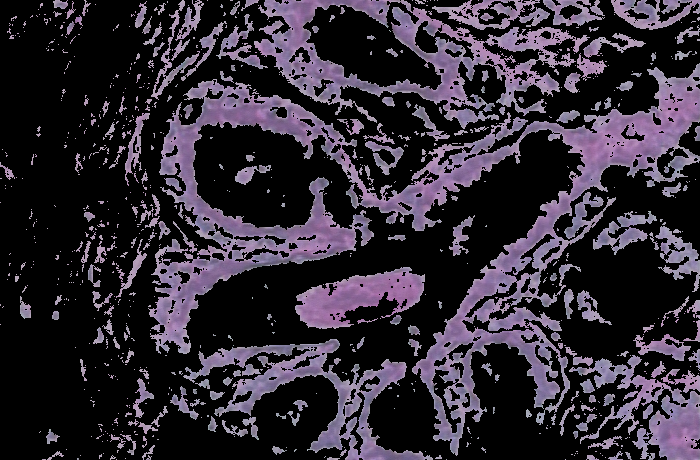
#> input picture benign/SOB/adenosis/SOB_B_A_14-22549AB/100X/SOB_B_A-14-22549AB-100-010.png, 700 x 460 px, given in place of , which was not available
$ jupyter execute --allow-errors breastcancer.ipynb   (shell and % lines are left out)   (older library calls are emulated)
#> lines starting #> are read from the running program, lines starting #| are printed output that depends on the picture; after the words box and inside, x2 and y2 are one past the last pixel; in counts of white or black regions, pixels touching at a corner belong together; pictures that were not available may be replaced by others from this repository, and a replacement may not be noted
[cell 1]
from tensorflow.keras.applications.vgg16 import VGG16
from tensorflow.keras.preprocessing import image
from tensorflow.keras.applications.vgg16 import preprocess_input
from tensorflow.keras.models import Model
import numpy as np

#> (a cell that did not finish here is left out)

[cell 3]
import cv2

img = cv2.imread('D:/breastcancer/SOB_B_A-14-22549AB-40-001/')
#> img is the input picture: shape (460, 700, 3); mean B, G, R 52.6, 42, 48.4

print('Original Dimensions : ',img.shape)
#| Original Dimensions :  (460, 700, 3)

# [13 lines of commented-out code are left out]

[cell 4]
img_path='D:/breastcancer/SOB_B_A-14-22549AB-40-001.png'

#> (the rest of this cell did not finish here and is left out)

[cell 5]
import os
import numpy as np
import pandas as pd

import tensorflow as tf
import tensorflow_hub as hub
from tensorflow.keras import layers
from tensorflow.keras.models import Model
import tensorflow_addons as tfa

from sklearn.metrics import *
import scikitplot as skplt

from functools import partial
# import albumentations as A
import matplotlib.pyplot as plt
import seaborn as sns

#> (a cell that did not finish here is left out)

#> (a cell that did not finish here is left out)

#> (a cell that did not finish here is left out)

[cell 9]
#Fuzzy K means

[cell 10]
""" Image Segmentation """
import cv2
from sklearn.cluster import KMeans
from sklearn.datasets import make_blobs
import numpy as np
from matplotlib import pyplot as plt
import cv2
img = cv2.imread("D:/breastcancer/SOB_B_A-14-22549AB-40-001.png", cv2.IMREAD_UNCHANGED)
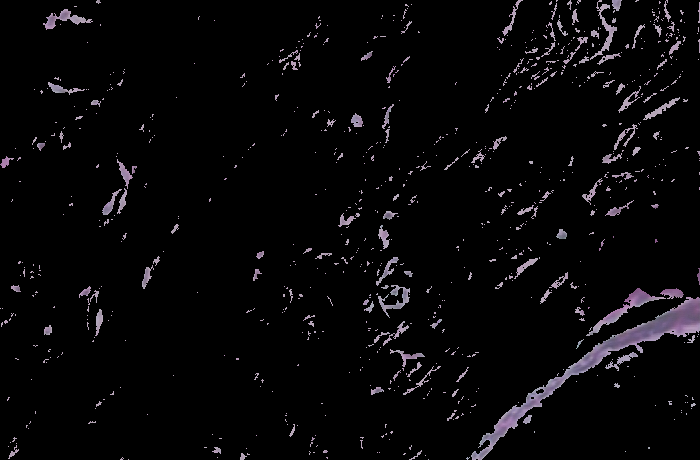
#> input picture benign/SOB/adenosis/SOB_B_A_14-22549AB/100X/SOB_B_A-14-22549AB-100-019.png, 700 x 460 px, given in place of SOB_B_A-14-22549AB-40-001.png, which was not available
#> img is the input picture: shape (460, 700, 3); mean B, G, R 8.2, 7, 7.8
# img = cv2.imread("birds2.jpg", cv2.IMREAD_UNCHANGED)
# img = cv2.imread("peppers3.jpg", cv2.IMREAD_UNCHANGED)
vectorized = img.reshape((-1,3))
kmeans = KMeans(n_clusters=5, random_state = 0, n_init=5).fit(vectorized)
centers = np.uint8(kmeans.cluster_centers_)
#> centers = [[0, 0, 0], [173, 145, 164], [129, 96, 115], [152, 121, 140], [185, 164, 182]]
segmented_data = centers[kmeans.labels_.flatten()]

segmented_image = segmented_data.reshape((img.shape))
plt.imshow(segmented_image)

[cell 11]
orgimg = cv2.imread("D:/breastcancer/SOB_B_A-14-22549AB-40-001.png")
plt.imshow(orgimg)

[cell 12]
nemo = cv2.cvtColor(orgimg, cv2.COLOR_BGR2RGB)
plt.imshow(nemo)
plt.show()

[cell 13]
hsv_nemo = cv2.cvtColor(nemo, cv2.COLOR_RGB2HSV)
#> hsv_nemo: shape (460, 700, 3); mean H, S, V 6.8, 1.9, 8.2

[cell 14]
light_pink = (110,40,145)
dark_pink = (150,190,255)

[cell 15]
from matplotlib.colors import hsv_to_rgb

[cell 16]
lo_square = np.full((10, 10, 3), light_pink, dtype=np.uint8) / 255.0
do_square = np.full((10, 10, 3), dark_pink, dtype=np.uint8) / 255.0

[cell 17]
plt.subplot(1, 2, 1)
plt.imshow(hsv_to_rgb(do_square))
plt.subplot(1, 2, 2)
plt.imshow(hsv_to_rgb(lo_square))
plt.show()
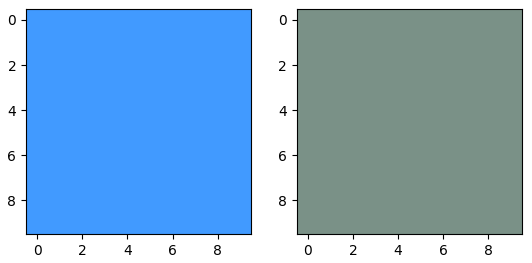
#> figure drawn by matplotlib, 2 panels

[cell 18]
mask = cv2.inRange(hsv_nemo, light_pink, dark_pink)
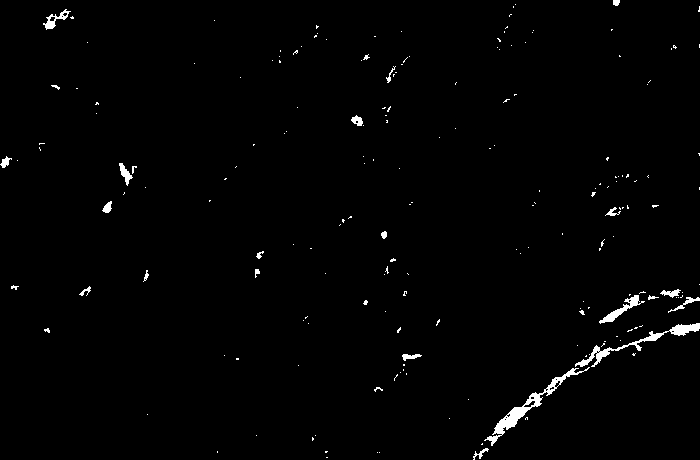
#> mask: shape (460, 700); 1.2% white; 192 white regions (166 under 20 px), largest, box (x1, y1, x2, y2) and area: (484, 367, 590, 446) 908, (575, 323, 700, 367) 733, (599, 295, 645, 324) 313

[cell 19]
result = cv2.bitwise_and(nemo, nemo, mask=mask)

[cell 20]
# plt.subplot(1, 2, 1)
# plt.imshow(mask, cmap="gray")
# plt.subplot(1, 2, 2)
plt.imshow(result)
plt.show()

[cell 21]
import cv2
from matplotlib import pyplot as plt

# Read image in BGR
img_path = "D:/breastcancer/SOB_B_A-14-22549AB-40-001.png"
img = cv2.imread(img_path)

# Convert BGR to HSV and parse HSV
hsv_img = cv2.cvtColor(img, cv2.COLOR_BGR2HSV)
h, s, v = hsv_img[:, :, 0], hsv_img[:, :, 1], hsv_img[:, :, 2]
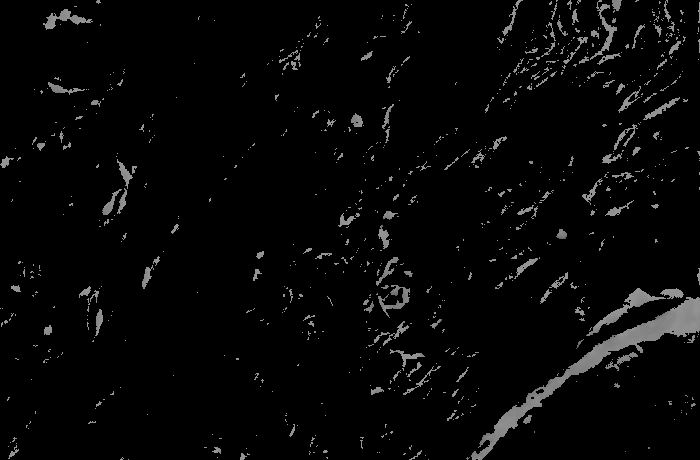
#> h: shape (460, 700); min 0, max 150, mean 6.8
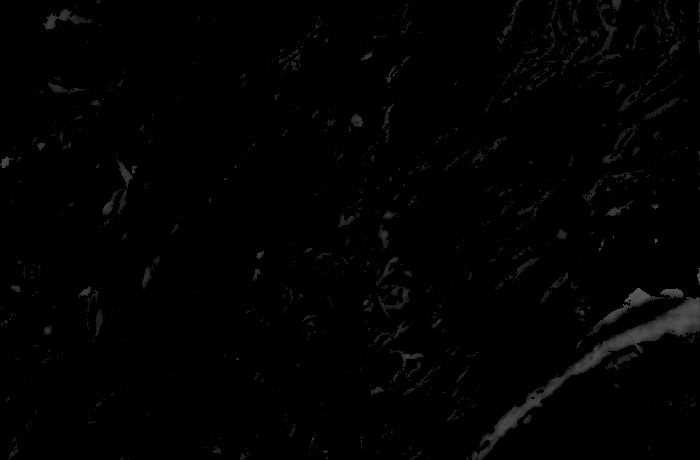
#> s: shape (460, 700); min 0, max 90, mean 1.9

plt.imshow(h)

# [7 lines of commented-out code are left out]

[cell 22]
# Blue color
import numpy as np
low_blue = np.array([94, 80, 2])
high_blue = np.array([126, 255, 255])
blue_mask = cv2.inRange(hsv_img, low_blue, high_blue)
#> blue_mask: shape (460, 700); every value is 0
blue = cv2.bitwise_and(hsv_img, hsv_img, mask=blue_mask)
#> blue: shape (460, 700, 3); every value is 0

[cell 23]
plt.imshow(blue)

[cell 24]
import numpy as np
import cv2
from matplotlib import pyplot as plt
from skimage.morphology import extrema
from skimage.morphology import watershed as skwater

def ShowImage(title,img,ctype):
#> called with title = 'Original', ctype = 'bgr'
  if ctype=='bgr':
    b,g,r = cv2.split(img)       # get b,g,r
    rgb_img = cv2.merge([r,g,b])     # switch it to rgb
    plt.imshow(rgb_img)
  elif ctype=='hsv':
    rgb = cv2.cvtColor(img,cv2.COLOR_HSV2RGB)
    plt.imshow(rgb)
  elif ctype=='gray':
    plt.imshow(img,cmap='gray')
  elif ctype=='rgb':
    plt.imshow(img)
  else:
    raise Exception("Unknown colour type")
  plt.title(title)
  plt.show()

[cell 25]
#Read in image
img         = cv2.imread('D:/breastcancer/SOB_B_A-14-22549AB-40-001.png')
ShowImage('Original',img,'bgr')

[cell 26]
gray        = cv2.cvtColor(img,cv2.COLOR_BGR2GRAY)
#Threshold the image to binary using Otsu's method
ret, thresh = cv2.threshold(gray,0,255,cv2.THRESH_BINARY_INV+cv2.THRESH_OTSU)
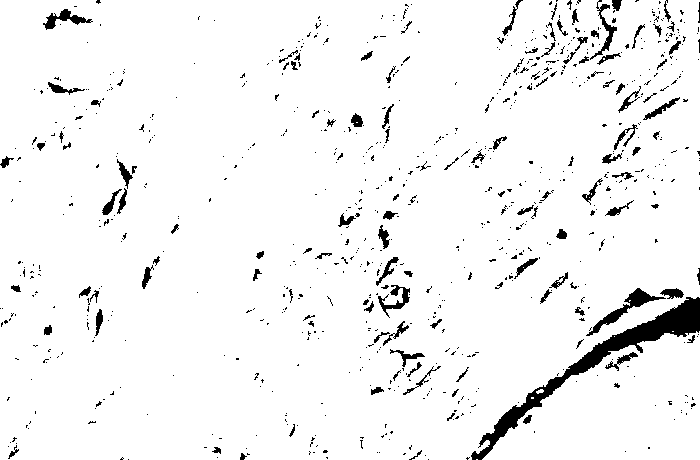
#> thresh: shape (460, 700); 95.2% white; 822 black regions (697 under 20 px), largest, box (x1, y1, x2, y2) and area: (471, 297, 700, 460) 4158, (586, 288, 666, 336) 678, (43, 9, 93, 30) 359
#> ret = 0
ShowImage('Grayscale',gray,'gray')
ShowImage('Applying Otsu',thresh,'gray')

[cell 27]
cell_hsvmin  = (80,20,120)  #Lower end of the HSV range defining the nuclei
cell_hsvmax  = (150,190,255) #Upper end of the HSV range defining the nuclei
#Transform image to HSV color space
hsv          = cv2.cvtColor(img,cv2.COLOR_BGR2HSV)
#Threshold based on HSV values
color_thresh = cv2.inRange(hsv, cell_hsvmin, cell_hsvmax)
#> color_thresh: shape (460, 700); 4.7% white; 822 white regions (697 under 20 px), largest, box (x1, y1, x2, y2) and area: (471, 297, 700, 460) 3970, (586, 288, 666, 336) 678, (43, 9, 93, 30) 359
ShowImage('Color Threshold',color_thresh,'gray')

masked = cv2.bitwise_and(img,img, mask=color_thresh)
ShowImage('Color Threshold Maksed',masked,'bgr')

[cell 28]
#Read in image
img         = cv2.imread('D:/breastcancer/SOB_B_F-14-29960AB-400-004.png')
ShowImage('Original',img,'bgr')
gray        = cv2.cvtColor(img,cv2.COLOR_BGR2GRAY)
#Threshold the image to binary using Otsu's method
ret, thresh = cv2.threshold(gray,0,255,cv2.THRESH_BINARY_INV+cv2.THRESH_OTSU)
# ShowImage('Grayscale',gray,'gray')
# ShowImage('Applying Otsu',thresh,'gray')
cell_hsvmin  = (80,20,20)  #Lower end of the HSV range defining the nuclei
cell_hsvmax  = (150,190,190) #Upper end of the HSV range defining the nuclei
hsv          = cv2.cvtColor(img,cv2.COLOR_BGR2HSV)
color_thresh = cv2.inRange(hsv, cell_hsvmin, cell_hsvmax)
masked = cv2.bitwise_and(img,img, mask=color_thresh)
ShowImage('Color Threshold Maksed',masked,'bgr')
